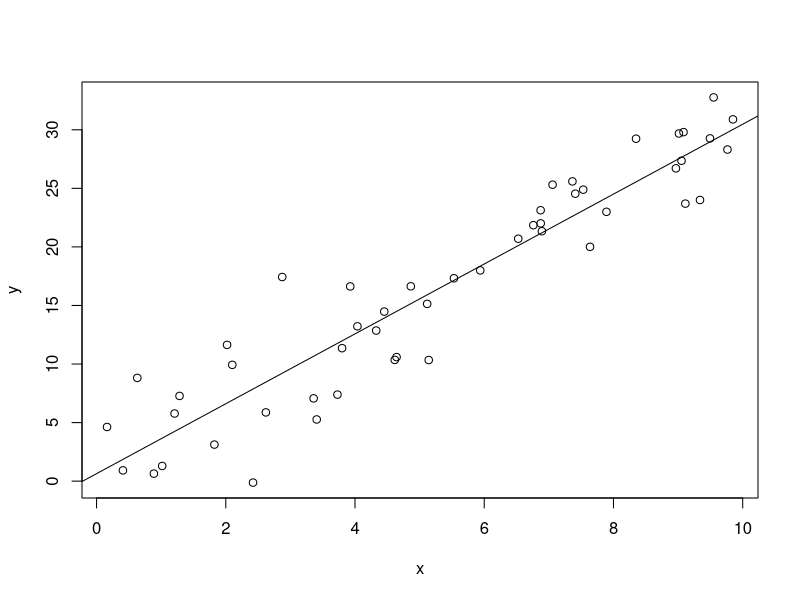
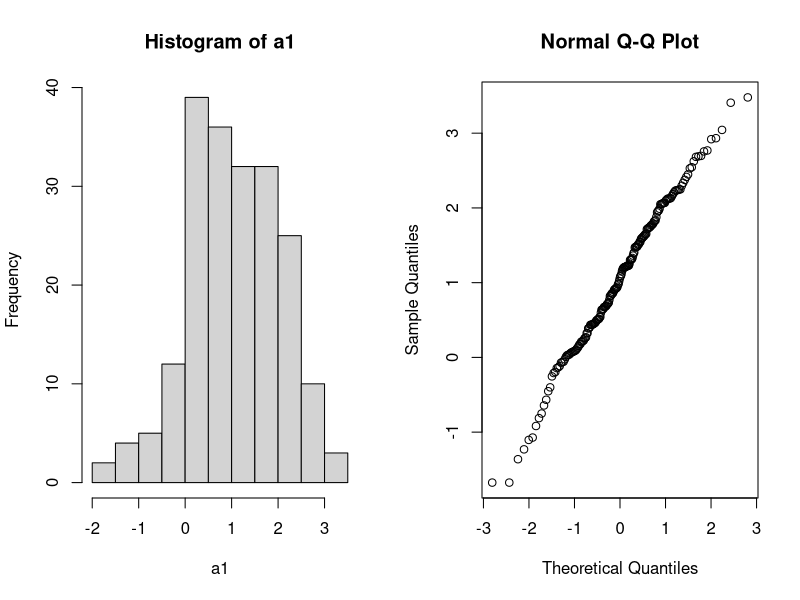

Generate these figures, in order, with R:
#I

x = runif(50, 0, 10) #1
e = rnorm(50, 0, 2.9) #2
y = 1 + 3*x + e #3
model = lm(y~x) #4
a1 = model$coef[1]
b = model$coef[2]
a1 + b*2.5 #5
plot(x,y) #6
abline(a1,b)


#II

a1 = rep(NA, 200) #0
b = rep(NA, 200) 
x = runif(50, 0, 10) #1
for(i in 1:200){
	e = rnorm(50, 0, 2.9)
	y = 1 + 3*x + e
	model = lm(y~x)
	a1[i] = model$coef[1]
	b[i] = model$coef[2]
}
mean(a1) #3
mean(b)

#3 What theoretical result can be justified using these values?
# La moyenne des valeurs d' a1 estimées et la moyenne des valeurs de b estimées sont proches de 1 et 3, les valeurs réelles d' a1 et de b. Le résultat théorique justifié par ces moyennes est que les estimateurs du maximum de vraisemblance pour a, a1 et b sont non-biasées: leurs moyennes sont les valeurs réelles d' a, d' a1 et de b. 

old.par <- par(mfrow=c(1, 2)) #4
hist(a1)
qqnorm(a1)
par(old.par)

#4 What theoretical result can be justified using these graphs?
# L'histogramme approxime une loi normale et le qq-plot semble linéaire. Ces graphiques justifient que l'e.m.v. pour a1 suit une loi normale avec moyenne a1 (mais que la variance est 1/n fois la variance des e n'est pas evident).